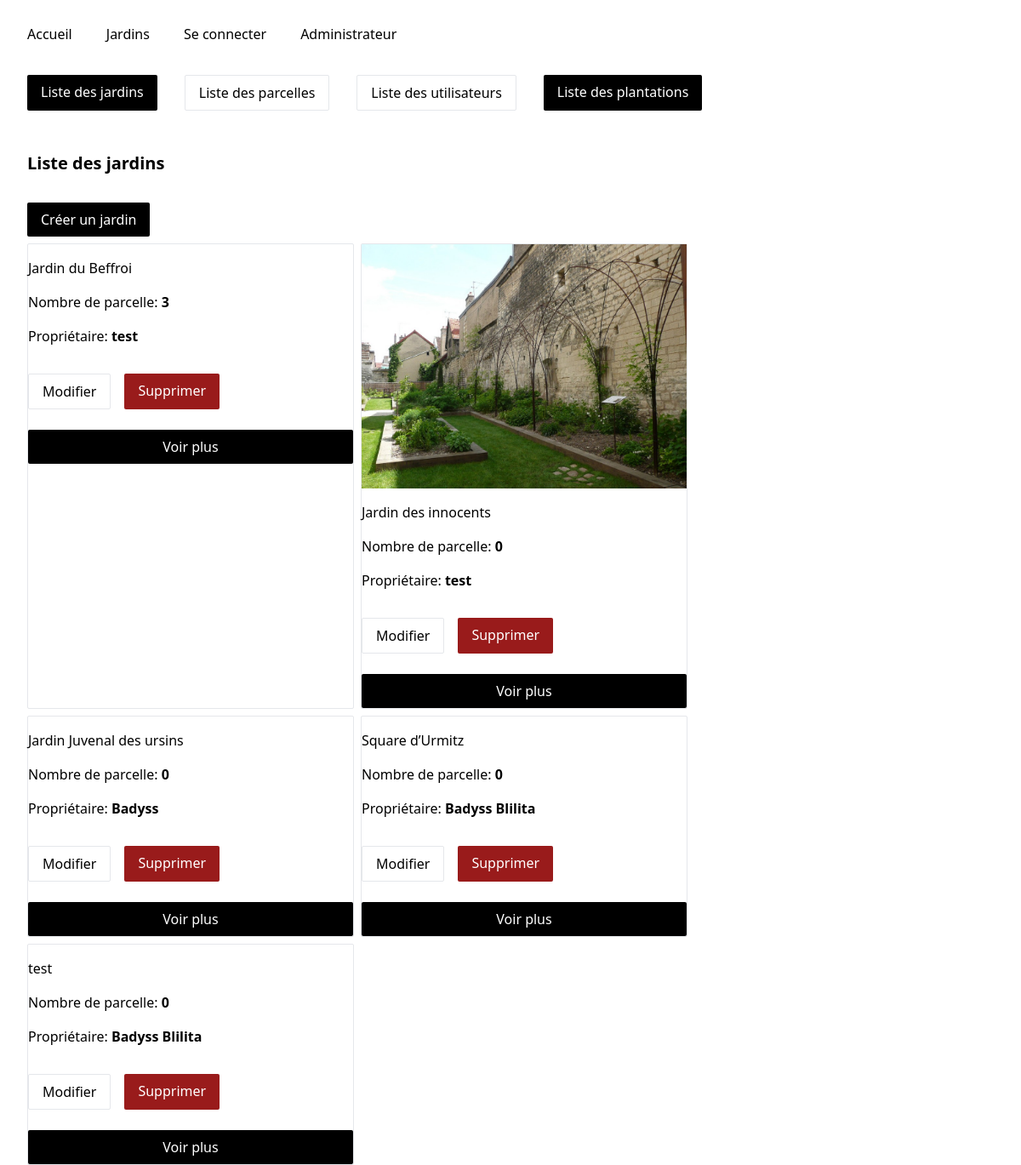
The app's page /admin/garden/listGarden.php with its own data.
### tables this page shows
CREATE TABLE `Jardin` (
  `jardin_id` int(11) NOT NULL,
  `jardin_nom` varchar(255) DEFAULT NULL,
  `jardin_position` text DEFAULT NULL,
  `jardin_image` text DEFAULT NULL,
  `user_id` int(11) DEFAULT NULL,
  `is_public` tinyint(1) NOT NULL
);

CREATE TABLE `users` (
  `user_id` int(11) NOT NULL,
  `user_nom` varchar(255) DEFAULT NULL,
  `user_email` varchar(255) DEFAULT NULL,
  `user_password` text DEFAULT NULL,
  `user_picture` text DEFAULT NULL
);

### conf/function.inc.php (called while the page is built, shortened)
<?php
function getConnection()
{
    $db = new PDO("mysql:host=" . DB_HOST . ";dbname=" . DB_NAME, DB_USERNAME, DB_PASSWORD);
    return $db;
}
function sql($sql){
    $db = getConnection();
    $query = $db->prepare($sql);
    $query->execute();
    return $query->fetchAll(PDO::FETCH_ASSOC);
}

### admin/garden/listGarden.php (the view, shortened to what this page needs)
<?php
require('../../conf/header.inc.php');
require('../../conf/function.inc.php');
$sql = "SELECT Jardin.*, users.user_nom, COUNT(parcelle.parcelle_id) AS parcelle_count FROM Jardin INNER JOIN users ON Jardin.user_id = users.user_id LEFT JOIN parcelle ON Jardin.jardin_id = parcelle.jardin_id GROUP BY Jardin.jardin_id, users.user_nom";
$jardins = sql($sql);
?>
<div class="px-8">
<div class="flex flex-row gap-8">
    <a href="./listGarden.php" class="bg-black text-white py-2 px-4 rounded-sm flex justify-center mt-2">Liste des jardins</a>
    <a href="../plots/listPlot.php" class="border text-black py-2 px-4 rounded-sm flex justify-center mt-2">Liste des parcelles</a>
    <a href="../users/listUsers.php" class="border text-black py-2 px-4 rounded-sm flex justify-center mt-2">Liste des utilisateurs</a>
    <a href="../plantations/listPlantations.php" class="bg-black text-white py-2 px-4 rounded-sm flex justify-center mt-2">Liste des plantations</a>
</div>
<h2 class="font-bold text-xl mt-12 mb-8">Liste des jardins</h2>
<button class="bg-black text-white py-2 px-4 rounded-sm flex justify-center my-2" onclick="displayAddGardenForm()">Créer un jardin</button>
<div class="flex flex-wrap gap-2" id="listing">
    <?php
        foreach($jardins as $jardin){ ?>
            <div class="border rounded-sm flex flex-col gap-4 w-96">
                <img src="../../assets/images/uploads/garden/<?= $jardin['jardin_image'] ?>" alt="" class="w-full">
                <h3><?= $jardin['jardin_nom'] ?></h3>
                <p>Nombre de parcelle: <span class="font-bold"><?= $jardin['parcelle_count'] ?></span></p>
                <h4>Propriétaire: <span class="font-bold"><?= $jardin['user_nom'] ?></span></h4>
                <div class="flex flex-row gap-4">
                    <button class="border text-black py-2 px-4 rounded-sm flex justify-center mt-4" onclick='displayEditGardenForm(<?= json_encode($jardin) ?>)'>Modifier</button>
                    <button onclick="deleteGarden(<?= $jardin['jardin_id'] ?>)" class="bg-red-800 text-white py-2 px-4 rounded-sm flex justify-center mt-4">Supprimer</button>
                </div>
                <a href="/garden/single.php?id=<?= $jardin['jardin_id'] ?>" class="bg-black text-white py-2 px-4 rounded-sm flex justify-center mt-2">Voir plus</a>
            </div>
        <?php
        }
    ?>
</div>
</div>

### conf/header.inc.php (shortened to what this page needs)
<!DOCTYPE html>
<html lang="fr">
<head>
    <script src="https://cdn.tailwindcss.com"></script>
    <link rel="stylesheet" href="https://cdnjs.cloudflare.com/ajax/libs/openlayers/4.6.5/ol.css" type="text/css">
</head>
<?php
require('menu.inc.php');

### conf/menu.inc.php
<header class="h-20 flex items-center px-8">
    <menu class="flex flex-row gap-10 ">
        <li><a href="/">Accueil</a></li>
        <li><a href="/garden">Jardins</a></li>
        <?php
            if(isset($_SESSION['id'])){ ?>
            <li><a href="/user">Mon compte</a></li>
        <?php
            }else { ?>
            <li><a href="/user/signin.php">Se connecter</a></li>
            <?php
            }
        ?>
        <li><a href="/admin/garden/listGarden.php">Administrateur</a></li>
    </menu>
</header>
<body>

### records on screen
jardin: jardin_nom "Jardin du Beffroi", parcelle_count "3", user.user_nom "test"
jardin: jardin_image (picture), jardin_nom "Jardin des innocents", parcelle_count "0", user.user_nom "test"
jardin: jardin_nom "Jardin Juvenal des ursins", parcelle_count "0", user.user_nom "Badyss"
jardin: jardin_nom "Square d’Urmitz", parcelle_count "0", user.user_nom "Badyss Blilita"
jardin: jardin_nom "test", parcelle_count "0", user.user_nom "Badyss Blilita"
